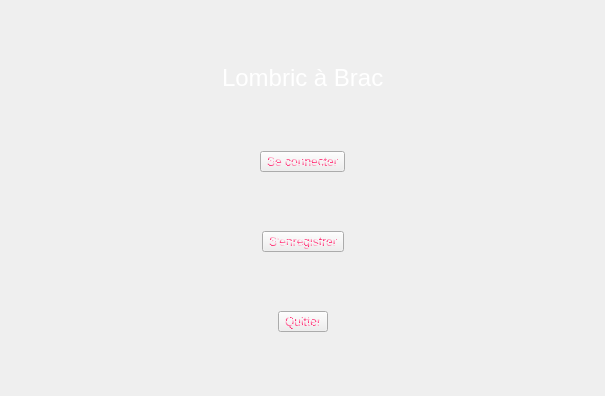
<?xml version="1.0" encoding="UTF-8"?>
<ui version="4.0">
 <class>Menu_EnterWidget</class>
 <widget class="QWidget" name="Menu_EnterWidget">
  <property name="geometry">
   <rect>
    <x>0</x>
    <y>0</y>
    <width>605</width>
    <height>396</height>
   </rect>
  </property>
  <property name="windowTitle">
   <string>Form</string>
  </property>
  <property name="styleSheet">
   <string notr="true">border-image: url(:/wallpaper/UI/Resources/background.png);
color: qlineargradient(spread:repeat, x1:0.835821, y1:0.119, x2:1, y2:0, stop:0 rgba(255, 28, 103, 255), stop:1 rgba(255, 255, 255, 255));
font: 75 oblique 13pt &quot;Tlwg Typist&quot;;</string>
  </property>
  <property name="windowFilePath">
   <string/>
  </property>
  <layout class="QHBoxLayout" name="horizontalLayout">
   <item>
    <layout class="QGridLayout" name="Menu_Enter_gridLayout">
     <item row="0" column="1">
      <spacer name="verticalSpacer_5">
       <property name="orientation">
        <enum>Qt::Vertical</enum>
       </property>
       <property name="sizeHint" stdset="0">
        <size>
         <width>20</width>
         <height>40</height>
        </size>
       </property>
      </spacer>
     </item>
     <item row="5" column="1" alignment="Qt::AlignHCenter">
      <widget class="QToolButton" name="RegisterToolButton">
       <property name="text">
        <string>S'enregistrer</string>
       </property>
      </widget>
     </item>
     <item row="2" column="1">
      <spacer name="verticalSpacer">
       <property name="orientation">
        <enum>Qt::Vertical</enum>
       </property>
       <property name="sizeHint" stdset="0">
        <size>
         <width>20</width>
         <height>40</height>
        </size>
       </property>
      </spacer>
     </item>
     <item row="5" column="0">
      <spacer name="horizontalSpacer">
       <property name="orientation">
        <enum>Qt::Horizontal</enum>
       </property>
       <property name="sizeHint" stdset="0">
        <size>
         <width>40</width>
         <height>20</height>
        </size>
       </property>
      </spacer>
     </item>
     <item row="9" column="1">
      <spacer name="verticalSpacer_4">
       <property name="orientation">
        <enum>Qt::Vertical</enum>
       </property>
       <property name="sizeHint" stdset="0">
        <size>
         <width>20</width>
         <height>40</height>
        </size>
       </property>
      </spacer>
     </item>
     <item row="7" column="1" alignment="Qt::AlignHCenter">
      <widget class="QToolButton" name="LeaveApplicationToolButton">
       <property name="text">
        <string>Quitter</string>
       </property>
      </widget>
     </item>
     <item row="1" column="1">
      <widget class="QLabel" name="Menu_Enter_titreLabel">
       <property name="styleSheet">
        <string notr="true">color: qlineargradient(spread:pad, x1:0, y1:0, x2:1, y2:0, stop:0 rgba(255, 0, 0, 255), stop:0.166 rgba(255, 255, 0, 255), stop:0.333 rgba(0, 255, 0, 255), stop:0.5 rgba(0, 255, 255, 255), stop:0.666 rgba(0, 0, 255, 255), stop:0.833 rgba(255, 0, 255, 255), stop:1 rgba(255, 0, 0, 255));
</string>
       </property>
       <property name="text">
        <string>&lt;html&gt;&lt;head/&gt;&lt;body&gt;&lt;p&gt;&lt;span style=&quot; font-size:18pt; color:#ffffff;&quot;&gt;Lombric à Brac&lt;/span&gt;&lt;/p&gt;&lt;/body&gt;&lt;/html&gt;</string>
       </property>
      </widget>
     </item>
     <item row="3" column="1" alignment="Qt::AlignHCenter">
      <widget class="QToolButton" name="ConnectToolButton">
       <property name="autoFillBackground">
        <bool>false</bool>
       </property>
       <property name="styleSheet">
        <string notr="true"/>
       </property>
       <property name="text">
        <string>Se connecter</string>
       </property>
       <property name="autoRaise">
        <bool>false</bool>
       </property>
      </widget>
     </item>
     <item row="6" column="1">
      <spacer name="verticalSpacer_3">
       <property name="orientation">
        <enum>Qt::Vertical</enum>
       </property>
       <property name="sizeHint" stdset="0">
        <size>
         <width>20</width>
         <height>40</height>
        </size>
       </property>
      </spacer>
     </item>
     <item row="4" column="1">
      <spacer name="verticalSpacer_2">
       <property name="orientation">
        <enum>Qt::Vertical</enum>
       </property>
       <property name="sizeHint" stdset="0">
        <size>
         <width>20</width>
         <height>40</height>
        </size>
       </property>
      </spacer>
     </item>
     <item row="5" column="2">
      <spacer name="horizontalSpacer_2">
       <property name="orientation">
        <enum>Qt::Horizontal</enum>
       </property>
       <property name="sizeHint" stdset="0">
        <size>
         <width>40</width>
         <height>20</height>
        </size>
       </property>
      </spacer>
     </item>
    </layout>
   </item>
  </layout>
 </widget>
 <resources>
  <include location="../images_widget.qrc"/>
 </resources>
 <connections/>
</ui>
